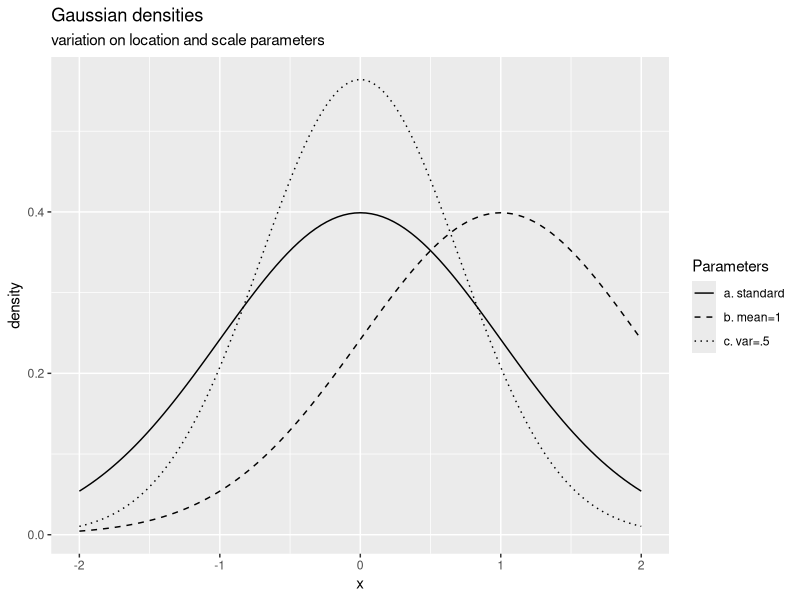
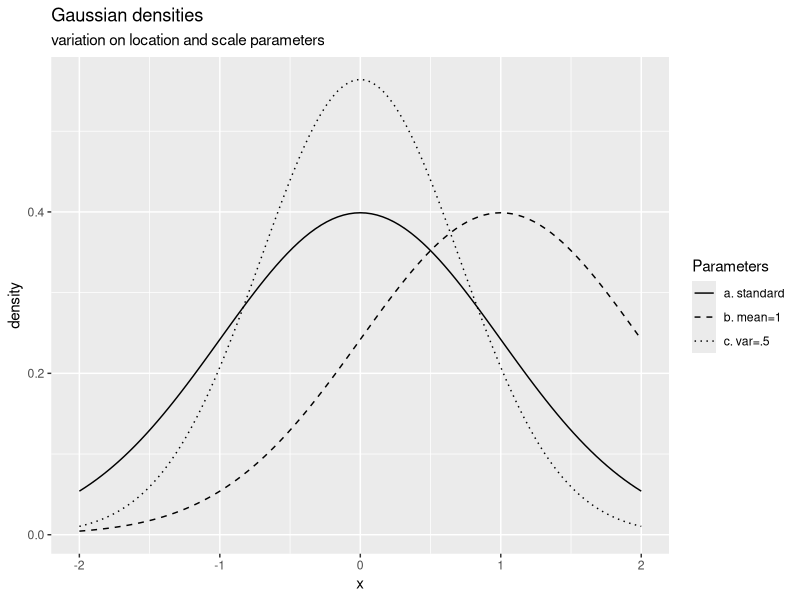

Here is the R script that generated these plots, in order:
## ---- chunk 1
#| include: false
library(tidyverse)
## ---- chunk 2
#| echo: false
#| warning: false
#| message: false
require(tidyverse)
## ---- chunk 3
#| label: plotdensity
#| echo: false
#| eval: true
ggplot2::ggplot(data = tibble::tibble(x=seq(-5, 5,by=0.01)),
                mapping= ggplot2::aes(x=x)) +
  ggplot2::scale_linetype_manual(values = c("solid", "dashed", "dotted"),
                                 guide = ggplot2::guide_legend(override.aes = list(
                        linetype = c("solid", "dashed", "dotted"),
                        title = "Parameters"))) +
  ggplot2::labs(linetype="Parameters") +
  ggplot2::ggtitle("Gaussian densities",subtitle = "variation on location and scale parameters") +
  ggplot2::xlab("x") +
  ggplot2::ylab("density") +
  ggplot2::xlim(xlim = c(-2, 2)) +
  ggplot2::stat_function(fun=dnorm, args = c(0, 1),
                         ggplot2::aes(linetype="a. standard")) +
  ggplot2::stat_function(fun=dnorm, args = c(1, 1),  ggplot2::aes(linetype="b. mean=1")) +
  ggplot2::stat_function(fun=dnorm, args = c(0, sqrt(1/2)),
                         ggplot2::aes(linetype="c. var=.5"))

## ---- chunk 4
#| label: witgetdensity
#| echo: false
#| warning: false
#| message: false
require(htmlwidgets)
require(plotly)

p <- ggplot2::ggplot(data = tibble::tibble(x=seq(-5, 5,by=0.01)),
                mapping= ggplot2::aes(x=x)) +
  ggplot2::scale_linetype_manual(values = c("solid", "dashed", "dotted"),
                                 guide = ggplot2::guide_legend(override.aes = list(
                        linetype = c("solid", "dashed", "dotted"),
                        title = "Parameters"))) +
  ggplot2::labs(linetype="Parameters") +
  ggplot2::ggtitle("Gaussian densities",subtitle = "variation on location and scale parameters") +
  ggplot2::xlab("x") +
  ggplot2::ylab("density") +
  ggplot2::xlim(xlim = c(-2, 2)) +
  ggplot2::stat_function(fun=dnorm, args = c(0, 1),
                         ggplot2::aes(linetype="a. standard")) +
  ggplot2::stat_function(fun=dnorm, args = c(1, 1),  ggplot2::aes(linetype="b. mean=1")) +
  ggplot2::stat_function(fun=dnorm, args = c(0, sqrt(1/2)),
                         ggplot2::aes(linetype="c. var=.5"))
p
